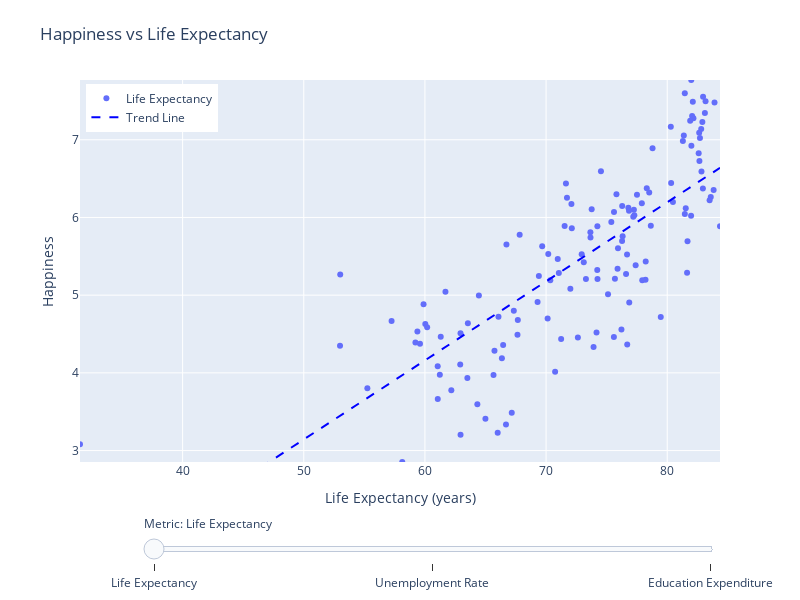

This figure's notebook cell:
### Markdown cell above
**Money does not buy happiness**

Economic wealth could explain some of the variation in national happiness. However, other societal indicators may offer different insights. To further investigate the what influences the way people perceive their happiness, we examined its relationship with education expenditure, unemployment rate, and life expectancy.

In the plot about Happiness vs Education Expenditure, there is a slight positive trend. Countries that allocate a higher percentage of their GDP to education generally report higher happiness levels according to the dataset. It suggests that investment in quality education contributes to societal well-being and happiness.

The plot about Happiness vs Unemployment Rate has a slight negative trendline: as unemployment increases, average happiness declines according to the dataset. This is a result in line with previous research like Winkelmann (2014), which found that unemployment consistently and significantly reduces life satisfaction and caused a reduction in the happiness score recorded, both due to economic insecurity and the psychological toll of uncertainty.

In the plot about Happiness vs Life Expectancy, a positive correlation can be read from the regression line. Countries where people live longer also tend to report higher happiness scores. This relationship is likely tied to broader indicators of public health and quality of life. As with education, longer life expectancy reflects better healthcare systems, better nutrition, and a better environments, all of this tends to go hand-in-hand with happiness.

### Code cell
import pandas as pd
import numpy as np
import plotly.graph_objects as go
from plotly.offline import init_notebook_mode, iplot

init_notebook_mode(connected=True)

df = pd.read_csv('final.csv')

df['Happiness_rank'] = df['Happiness'].rank(method='min', ascending=False).astype(int)
total_countries = df['Country'].nunique()

df_life = df.dropna(subset=['Life_expectancy', 'Happiness', 'Country', 'Happiness_rank'])
df_unemp = df.dropna(subset=['Unemployment_rate', 'Happiness', 'Country', 'Happiness_rank'])
df_edu = df.dropna(subset=['Edu_expenditure_pct', 'Happiness', 'Country', 'Happiness_rank'])

x_range_life = [df_life['Life_expectancy'].min(), df_life['Life_expectancy'].max()]
x_range_unemp = [df_unemp['Unemployment_rate'].min(), df_unemp['Unemployment_rate'].max()]
x_range_edu = [df_edu['Edu_expenditure_pct'].min(), df_edu['Edu_expenditure_pct'].max()]
y_range = [df['Happiness'].min(), df['Happiness'].max()]

def add_trend_trace(x, y, color, visible=True):
    x_vals = x.values
    y_vals = y.values
    slope, intercept = np.polyfit(x_vals, y_vals, 1)
    x_trend = np.linspace(min(x_vals), max(x_vals), 100)
    y_trend = slope * x_trend + intercept
    return go.Scatter(
        x=x_trend,
        y=y_trend,
        mode='lines',
        line=dict(color=color, dash='dash'),
        name='Trend Line',
        visible=visible,
        hoverinfo='skip'
    )

trace_life = go.Scatter(
    x=df_life['Life_expectancy'],
    y=df_life['Happiness'],
    mode='markers',
    name='Life Expectancy',
    visible=True,
    text=df_life['Country'],
    customdata=df_life['Happiness_rank'],
    hovertemplate=(
        "Country: %{text}<br>"
        f"Rank: %{{customdata}} out of {total_countries}<br>"
        "Life Expectancy: %{x:.1f} years<br>"
        "Happiness: %{y:.2f}<extra></extra>"
    )
)

trace_unemp = go.Scatter(
    x=df_unemp['Unemployment_rate'],
    y=df_unemp['Happiness'],
    mode='markers',
    name='Unemployment Rate',
    visible=False,
    text=df_unemp['Country'],
    customdata=df_unemp['Happiness_rank'],
    hovertemplate=(
        "Country: %{text}<br>"
        f"Rank: %{{customdata}} out of {total_countries}<br>"
        "Unemployment Rate: %{x:.1f}%<br>"
        "Happiness: %{y:.2f}<extra></extra>"
    )
)

trace_edu = go.Scatter(
    x=df_edu['Edu_expenditure_pct'],
    y=df_edu['Happiness'],
    mode='markers',
    name='Education Expenditure',
    visible=False,
    text=df_edu['Country'],
    customdata=df_edu['Happiness_rank'],
    hovertemplate=(
        "Country: %{text}<br>"
        f"Rank: %{{customdata}} out of {total_countries}<br>"
        "Education Expenditure: %{x:.2f}% of GDP<br>"
        "Happiness: %{y:.2f}<extra></extra>"
    )
)

trend_life = add_trend_trace(df_life['Life_expectancy'], df_life['Happiness'], 'blue', True)
trend_unemp = add_trend_trace(df_unemp['Unemployment_rate'], df_unemp['Happiness'], 'blue', False)
trend_edu = add_trend_trace(df_edu['Edu_expenditure_pct'], df_edu['Happiness'], 'blue', False)

fig = go.Figure(data=[
    trace_life, trace_unemp, trace_edu,
    trend_life, trend_unemp, trend_edu
])

steps = [
    dict(method='update', label='Life Expectancy',
         args=[{'visible': [True, False, False, True, False, False]},
               {'title': 'Happiness vs Life Expectancy',
                'xaxis': {'title': 'Life Expectancy (years)', 'range': x_range_life, 'fixedrange': True},
                'yaxis': {'title': 'Happiness', 'range': y_range, 'fixedrange': True}}]),
    dict(method='update', label='Unemployment Rate',
         args=[{'visible': [False, True, False, False, True, False]},
               {'title': 'Happiness vs Unemployment Rate',
                'xaxis': {'title': 'Unemployment Rate (%)', 'range': x_range_unemp, 'fixedrange': True},
                'yaxis': {'title': 'Happiness', 'range': y_range, 'fixedrange': True}}]),
    dict(method='update', label='Education Expenditure',
         args=[{'visible': [False, False, True, False, False, True]},
               {'title': 'Happiness vs Education Expenditure',
                'xaxis': {'title': 'Education Expenditure (% of GDP)', 'range': x_range_edu, 'fixedrange': True},
                'yaxis': {'title': 'Happiness', 'range': y_range, 'fixedrange': True}}])
]

fig.update_layout(
    sliders=[dict(
        active=0,
        currentvalue={'prefix': 'Metric: '},
        pad={'t': 50},
        steps=steps,
        len=0.9,
        x=0.1,
        xanchor='left'
    )],
    title="Happiness vs Life Expectancy",
    width=800,
    height=600,
    autosize=False,
    margin=dict(t=80, b=80, l=80, r=80),
    xaxis=dict(
        title=dict(text='Life Expectancy (years)', font=dict(size=14)),
        range=x_range_life,
        fixedrange=True,
        tickfont=dict(size=12)
    ),
    yaxis=dict(
        title=dict(text='Happiness', font=dict(size=14)),
        range=y_range,
        fixedrange=True,
        tickmode='linear',
        dtick=1,
        tickfont=dict(size=12),
    ),
    hoverlabel=dict(font=dict(size=12)),
    showlegend=True,
    legend=dict(
        font=dict(size=12),
        x=0.01, y=0.99,
        borderwidth=0
    )
)

iplot(fig)

### Figure 1 — Plotly figure (JSON) as saved in the notebook; plotly's stock layout.template omitted (floating-point values rounded to 4 significant figures; data arrays with more than 128 entries replaced by an {"elided": "..."} marker saying what was removed)
{"data": [{"customdata": {"elided": "133 int values"}, "hovertemplate": "Country: %{text}<br>Rank: %{customdata} out of 133<br>Life Expectancy: %{x:.1f} years<br>Happiness: %{y:.2f}<extra></extra>", "mode": "markers", "name": "Life Expectancy", "text": {"elided": "133 str values"}, "type": "scatter", "visible": true, "x": {"elided": "133 float values"}, "y": {"elided": "133 float values"}}, {"customdata": [1, 2, 3, 4, 5, 6, 7, 8, 9, 10, 11, 12, 13, 14, 15, 16, 17, 18, 19, 20, 21, 22, 23, 24, 25, 26, 27, 28, 29, 30, 31, 32, 33, 34, 36, 37, 38, 39, 40, 42, 43, 44, 45, 46, 48, 49, 50, 51, 52, 53, 54, 55, 56, 57, 58, 59, 60, 61, 62, 63, 64, 66, 68, 69, 70, 71, 72, 73, 74, 75, 76, 79, 81, 82, 83, 84, 86, 89, 90, 92, 93, 94, 95, 96, 98, 99, 100, 101, 102, 103, 104, 106, 109, 111, 112, 114, 116, 117, 118, 119, 123, 125, 127, 129], "hovertemplate": "Country: %{text}<br>Rank: %{customdata} out of 133<br>Unemployment Rate: %{x:.1f}%<br>Happiness: %{y:.2f}<extra></extra>", "mode": "markers", "name": "Unemployment Rate", "text": ["Finland", "Denmark", "Norway", "Iceland", "Netherlands", "Switzerland", "Sweden", "New Zealand", "Canada", "Austria", "Australia", "Costa Rica", "Israel", "Luxembourg", "United Kingdom", "Ireland", "Germany", "Belgium", "United States", "United Arab Emirates", "Malta", "Mexico", "France", "Chile", "Guatemala", "Saudi Arabia", "Qatar", "Spain", "Panama", "Brazil", "Uruguay", "Singapore", "El Salvador", "Italy", "Poland", "Uzbekistan", "Lithuania", "Colombia", "Slovenia", "Kosovo", "Argentina", "Romania", "Cyprus", "Ecuador", "Thailand", "Latvia", "Estonia", "Jamaica", "Mauritius", "Japan", "Honduras", "Kazakhstan", "Bolivia", "Hungary", "Paraguay", "Peru", "Portugal", "Pakistan", "Philippines", "Serbia", "Moldova", "Montenegro", "Croatia", "Dominican Republic", "Bosnia and Herzegovina", "Malaysia", "Belarus", "Greece", "Mongolia", "North Macedonia", "Nigeria", "Azerbaijan", "Lebanon", "Indonesia", "China", "Bhutan", "Bulgaria", "Jordan", "Benin", "South Africa", "Albania", "Cambodia", "Senegal", "Somalia", "Niger", "Burkina Faso", "Armenia", "Guinea", "Georgia", "Kenya", "Mauritania", "Tunisia", "Mali", "Sri Lanka", "Myanmar", "Ukraine", "Uganda", "Zambia", "Togo", "India", "Lesotho", "Zimbabwe", "Botswana", "Rwanda"], "type": "scatter", "visible": false, "x": [6.695, 5.018, 3.684, 3.507, 3.379, 4.394, 6.833, 4.109, 5.69, 4.56, 5.143, 10.81, 3.731, 5.592, 3.657, 4.95, 3.163, 5.364, 3.669, 2.331, 3.627, 3.477, 8.415, 7.493, 2.193, 5.636, 0.1, 14.11, 6.409, 11.94, 8.836, 3.1, 4.17, 9.952, 3.267, 8.98, 6.255, 10.28, 4.446, 25.07, 9.843, 3.912, 7.155, 3.812, 0.716, 6.312, 4.514, 4.987, 6.331, 2.351, 5.698, 4.8, 3.682, 3.419, 6.595, 3.379, 6.464, 4.83, 2.237, 10.39, 1.502, 15.13, 6.617, 6.356, 15.69, 3.26, 4.165, 17.05, 9.024, 17.41, 10.7, 5.0, 11.3, 3.59, 5.15, 2.72, 4.23, 16.8, 1.214, 28.47, 11.47, 0.499, 2.863, 18.83, 0.532, 1.56, 9.794, 5.018, 11.56, 5.014, 10.42, 17.15, 3.29, 4.67, 0.407, 8.194, 2.563, 5.538, 2.036, 6.51, 16.88, 7.373, 20.09, 11.24], "y": [7.769, 7.6, 7.554, 7.494, 7.488, 7.48, 7.343, 7.307, 7.278, 7.246, 7.228, 7.167, 7.139, 7.09, 7.054, 7.021, 6.985, 6.923, 6.892, 6.825, 6.726, 6.595, 6.592, 6.444, 6.436, 6.375, 6.374, 6.354, 6.321, 6.3, 6.293, 6.262, 6.253, 6.223, 6.182, 6.174, 6.149, 6.125, 6.118, 6.1, 6.086, 6.07, 6.046, 6.028, 6.008, 5.94, 5.893, 5.89, 5.888, 5.886, 5.86, 5.809, 5.779, 5.758, 5.743, 5.697, 5.693, 5.653, 5.631, 5.603, 5.529, 5.523, 5.432, 5.425, 5.386, 5.339, 5.323, 5.287, 5.285, 5.274, 5.265, 5.208, 5.197, 5.192, 5.191, 5.082, 5.011, 4.906, 4.883, 4.722, 4.719, 4.7, 4.681, 4.668, 4.628, 4.587, 4.559, 4.534, 4.519, 4.509, 4.49, 4.461, 4.39, 4.366, 4.36, 4.332, 4.189, 4.107, 4.085, 4.015, 3.802, 3.663, 3.488, 3.334]}, {"customdata": [1, 2, 3, 4, 5, 6, 7, 8, 9, 10, 11, 12, 13, 14, 15, 16, 17, 18, 19, 20, 21, 23, 24, 25, 27, 28, 29, 30, 31, 32, 33, 34, 35, 36, 37, 38, 40, 41, 43, 44, 45, 46, 47, 48, 49, 50, 51, 52, 53, 54, 55, 56, 57, 58, 59, 60, 61, 62, 63, 64, 67, 68, 69, 70, 71, 72, 73, 74, 76, 77, 78, 79, 79, 81, 82, 83, 84, 85, 86, 87, 88, 89, 90, 91, 92, 93, 94, 95, 97, 98, 99, 100, 101, 102, 103, 104, 105, 106, 107, 109, 110, 112, 113, 114, 115, 116, 117, 118, 119, 120, 122, 123, 124, 126, 127, 129, 130, 132], "hovertemplate": "Country: %{text}<br>Rank: %{customdata} out of 133<br>Education Expenditure: %{x:.2f}% of GDP<br>Happiness: %{y:.2f}<extra></extra>", "mode": "markers", "name": "Education Expenditure", "text": ["Finland", "Denmark", "Norway", "Iceland", "Netherlands", "Switzerland", "Sweden", "New Zealand", "Canada", "Austria", "Australia", "Costa Rica", "Israel", "Luxembourg", "United Kingdom", "Ireland", "Germany", "Belgium", "United States", "United Arab Emirates", "Malta", "France", "Chile", "Guatemala", "Qatar", "Spain", "Panama", "Brazil", "Uruguay", "Singapore", "El Salvador", "Italy", "Bahrain", "Poland", "Uzbekistan", "Lithuania", "Slovenia", "Nicaragua", "Argentina", "Romania", "Cyprus", "Ecuador", "Kuwait", "Thailand", "Latvia", "Estonia", "Jamaica", "Mauritius", "Japan", "Honduras", "Kazakhstan", "Bolivia", "Hungary", "Paraguay", "Peru", "Portugal", "Pakistan", "Philippines", "Serbia", "Moldova", "Tajikistan", "Croatia", "Dominican Republic", "Bosnia and Herzegovina", "Malaysia", "Belarus", "Greece", "Mongolia", "Nigeria", "Turkmenistan", "Algeria", "Morocco", "Azerbaijan", "Lebanon", "Indonesia", "China", "Bhutan", "Cameroon", "Bulgaria", "Ghana", "Nepal", "Jordan", "Benin", "Gabon", "South Africa", "Albania", "Cambodia", "Senegal", "Namibia", "Niger", "Burkina Faso", "Armenia", "Guinea", "Georgia", "Kenya", "Mauritania", "Mozambique", "Tunisia", "Bangladesh", "Mali", "Sierra Leone", "Myanmar", "Chad", "Ukraine", "Ethiopia", "Uganda", "Zambia", "Togo", "India", "Liberia", "Madagascar", "Lesotho", "Burundi", "Haiti", "Botswana", "Rwanda", "Tanzania", "Central African Republic"], "type": "scatter", "visible": false, "x": [6.417, 7.255, 7.865, 7.601, 5.16, 5.014, 7.639, 5.178, 4.773, 5.218, 5.509, 6.738, 6.041, 3.736, 5.261, 3.296, 5.116, 6.334, 4.957, 3.86, 4.899, 5.354, 5.626, 3.193, 2.804, 4.23, 3.093, 5.963, 4.628, 2.73, 3.387, 4.095, 2.385, 4.679, 6.295, 3.964, 4.892, 4.6, 4.772, 3.567, 5.213, 4.246, 6.728, 3.022, 4.436, 5.26, 5.164, 4.542, 3.155, 5.932, 3.354, 8.091, 4.225, 3.49, 3.822, 4.63, 2.215, 3.407, 3.616, 6.226, 5.484, 3.92, 4.043, 4.044, 3.98, 4.979, 3.586, 3.652, 0.3585, 3.121, 5.575, 5.003, 3.176, 2.6, 0.9644, 4.059, 4.51, 3.047, 4.199, 3.153, 3.486, 2.988, 2.965, 2.874, 5.912, 3.916, 2.826, 5.035, 9.323, 3.526, 5.407, 2.572, 1.858, 3.83, 5.374, 1.823, 6.286, 6.174, 1.681, 3.555, 7.447, 2.0, 2.372, 5.441, 4.481, 2.308, 4.418, 4.202, 3.897, 2.165, 3.013, 7.194, 5.347, 1.759, 8.399, 3.239, 3.597, 1.768], "y": [7.769, 7.6, 7.554, 7.494, 7.488, 7.48, 7.343, 7.307, 7.278, 7.246, 7.228, 7.167, 7.139, 7.09, 7.054, 7.021, 6.985, 6.923, 6.892, 6.825, 6.726, 6.592, 6.444, 6.436, 6.374, 6.354, 6.321, 6.3, 6.293, 6.262, 6.253, 6.223, 6.199, 6.182, 6.174, 6.149, 6.118, 6.105, 6.086, 6.07, 6.046, 6.028, 6.021, 6.008, 5.94, 5.893, 5.89, 5.888, 5.886, 5.86, 5.809, 5.779, 5.758, 5.743, 5.697, 5.693, 5.653, 5.631, 5.603, 5.529, 5.467, 5.432, 5.425, 5.386, 5.339, 5.323, 5.287, 5.285, 5.265, 5.247, 5.211, 5.208, 5.208, 5.197, 5.192, 5.191, 5.082, 5.044, 5.011, 4.996, 4.913, 4.906, 4.883, 4.799, 4.722, 4.719, 4.7, 4.681, 4.639, 4.628, 4.587, 4.559, 4.534, 4.519, 4.509, 4.49, 4.466, 4.461, 4.456, 4.39, 4.374, 4.36, 4.35, 4.332, 4.286, 4.189, 4.107, 4.085, 4.015, 3.975, 3.933, 3.802, 3.775, 3.597, 3.488, 3.334, 3.231, 3.083]}, {"hoverinfo": "skip", "line": {"color": "blue", "dash": "dash"}, "mode": "lines", "name": "Trend Line", "type": "scatter", "visible": true, "x": [31.53, 32.06, 32.6, 33.13, 33.66, 34.2, 34.73, 35.27, 35.8, 36.33, 36.87, 37.4, 37.93, 38.47, 39.0, 39.53, 40.07, 40.6, 41.13, 41.67, 42.2, 42.74, 43.27, 43.8, 44.34, 44.87, 45.4, 45.94, 46.47, 47.0, 47.54, 48.07, 48.61, 49.14, 49.67, 50.21, 50.74, 51.27, 51.81, 52.34, 52.87, 53.41, 53.94, 54.47, 55.01, 55.54, 56.08, 56.61, 57.14, 57.68, 58.21, 58.74, 59.28, 59.81, 60.34, 60.88, 61.41, 61.95, 62.48, 63.01, 63.55, 64.08, 64.61, 65.15, 65.68, 66.21, 66.75, 67.28, 67.81, 68.35, 68.88, 69.42, 69.95, 70.48, 71.02, 71.55, 72.08, 72.62, 73.15, 73.68, 74.22, 74.75, 75.29, 75.82, 76.35, 76.89, 77.42, 77.95, 78.49, 79.02, 79.55, 80.09, 80.62, 81.15, 81.69, 82.22, 82.76, 83.29, 83.82, 84.36], "y": [1.264, 1.318, 1.372, 1.426, 1.481, 1.535, 1.589, 1.644, 1.698, 1.752, 1.807, 1.861, 1.915, 1.969, 2.024, 2.078, 2.132, 2.187, 2.241, 2.295, 2.349, 2.404, 2.458, 2.512, 2.567, 2.621, 2.675, 2.729, 2.784, 2.838, 2.892, 2.947, 3.001, 3.055, 3.109, 3.164, 3.218, 3.272, 3.327, 3.381, 3.435, 3.489, 3.544, 3.598, 3.652, 3.707, 3.761, 3.815, 3.869, 3.924, 3.978, 4.032, 4.087, 4.141, 4.195, 4.25, 4.304, 4.358, 4.412, 4.467, 4.521, 4.575, 4.63, 4.684, 4.738, 4.792, 4.847, 4.901, 4.955, 5.01, 5.064, 5.118, 5.172, 5.227, 5.281, 5.335, 5.39, 5.444, 5.498, 5.552, 5.607, 5.661, 5.715, 5.77, 5.824, 5.878, 5.932, 5.987, 6.041, 6.095, 6.15, 6.204, 6.258, 6.312, 6.367, 6.421, 6.475, 6.53, 6.584, 6.638]}, {"hoverinfo": "skip", "line": {"color": "blue", "dash": "dash"}, "mode": "lines", "name": "Trend Line", "type": "scatter", "visible": false, "x": [0.1, 0.3865, 0.6731, 0.9596, 1.246, 1.533, 1.819, 2.106, 2.392, 2.679, 2.965, 3.252, 3.539, 3.825, 4.112, 4.398, 4.685, 4.971, 5.258, 5.544, 5.831, 6.117, 6.404, 6.691, 6.977, 7.264, 7.55, 7.837, 8.123, 8.41, 8.696, 8.983, 9.269, 9.556, 9.843, 10.13, 10.42, 10.7, 10.99, 11.28, 11.56, 11.85, 12.13, 12.42, 12.71, 12.99, 13.28, 13.57, 13.85, 14.14, 14.43, 14.71, 15.0, 15.29, 15.57, 15.86, 16.15, 16.43, 16.72, 17.01, 17.29, 17.58, 17.87, 18.15, 18.44, 18.73, 19.01, 19.3, 19.59, 19.87, 20.16, 20.44, 20.73, 21.02, 21.3, 21.59, 21.88, 22.16, 22.45, 22.74, 23.02, 23.31, 23.6, 23.88, 24.17, 24.46, 24.74, 25.03, 25.32, 25.6, 25.89, 26.18, 26.46, 26.75, 27.04, 27.32, 27.61, 27.89, 28.18, 28.47], "y": [6.068, 6.054, 6.04, 6.025, 6.011, 5.997, 5.982, 5.968, 5.954, 5.939, 5.925, 5.911, 5.896, 5.882, 5.868, 5.853, 5.839, 5.825, 5.81, 5.796, 5.782, 5.767, 5.753, 5.739, 5.724, 5.71, 5.696, 5.681, 5.667, 5.653, 5.638, 5.624, 5.609, 5.595, 5.581, 5.566, 5.552, 5.538, 5.523, 5.509, 5.495, 5.48, 5.466, 5.452, 5.437, 5.423, 5.409, 5.394, 5.38, 5.366, 5.351, 5.337, 5.323, 5.308, 5.294, 5.28, 5.265, 5.251, 5.237, 5.222, 5.208, 5.194, 5.179, 5.165, 5.15, 5.136, 5.122, 5.107, 5.093, 5.079, 5.064, 5.05, 5.036, 5.021, 5.007, 4.993, 4.978, 4.964, 4.95, 4.935, 4.921, 4.907, 4.892, 4.878, 4.864, 4.849, 4.835, 4.821, 4.806, 4.792, 4.778, 4.763, 4.749, 4.735, 4.72, 4.706, 4.692, 4.677, 4.663, 4.648]}, {"hoverinfo": "skip", "line": {"color": "blue", "dash": "dash"}, "mode": "lines", "name": "Trend Line", "type": "scatter", "visible": false, "x": [0.3585, 0.449, 0.5396, 0.6301, 0.7207, 0.8112, 0.9018, 0.9923, 1.083, 1.173, 1.264, 1.354, 1.445, 1.536, 1.626, 1.717, 1.807, 1.898, 1.988, 2.079, 2.169, 2.26, 2.35, 2.441, 2.532, 2.622, 2.713, 2.803, 2.894, 2.984, 3.075, 3.165, 3.256, 3.346, 3.437, 3.528, 3.618, 3.709, 3.799, 3.89, 3.98, 4.071, 4.161, 4.252, 4.343, 4.433, 4.524, 4.614, 4.705, 4.795, 4.886, 4.976, 5.067, 5.157, 5.248, 5.339, 5.429, 5.52, 5.61, 5.701, 5.791, 5.882, 5.972, 6.063, 6.153, 6.244, 6.335, 6.425, 6.516, 6.606, 6.697, 6.787, 6.878, 6.968, 7.059, 7.149, 7.24, 7.331, 7.421, 7.512, 7.602, 7.693, 7.783, 7.874, 7.964, 8.055, 8.145, 8.236, 8.327, 8.417, 8.508, 8.598, 8.689, 8.779, 8.87, 8.96, 9.051, 9.141, 9.232, 9.323], "y": [4.678, 4.698, 4.717, 4.737, 4.756, 4.776, 4.796, 4.815, 4.835, 4.854, 4.874, 4.893, 4.913, 4.933, 4.952, 4.972, 4.991, 5.011, 5.03, 5.05, 5.07, 5.089, 5.109, 5.128, 5.148, 5.167, 5.187, 5.206, 5.226, 5.246, 5.265, 5.285, 5.304, 5.324, 5.343, 5.363, 5.383, 5.402, 5.422, 5.441, 5.461, 5.48, 5.5, 5.52, 5.539, 5.559, 5.578, 5.598, 5.617, 5.637, 5.657, 5.676, 5.696, 5.715, 5.735, 5.754, 5.774, 5.794, 5.813, 5.833, 5.852, 5.872, 5.891, 5.911, 5.931, 5.95, 5.97, 5.989, 6.009, 6.028, 6.048, 6.068, 6.087, 6.107, 6.126, 6.146, 6.165, 6.185, 6.204, 6.224, 6.244, 6.263, 6.283, 6.302, 6.322, 6.341, 6.361, 6.381, 6.4, 6.42, 6.439, 6.459, 6.478, 6.498, 6.518, 6.537, 6.557, 6.576, 6.596, 6.615]}], "layout": {"autosize": false, "height": 600, "hoverlabel": {"font": {"size": 12}}, "legend": {"borderwidth": 0, "font": {"size": 12}, "x": 0.01, "y": 0.99}, "margin": {"b": 80, "l": 80, "r": 80, "t": 80}, "showlegend": true, "sliders": [{"active": 0, "currentvalue": {"prefix": "Metric: "}, "len": 0.9, "pad": {"t": 50}, "steps": [{"args": [{"visible": [true, false, false, true, false, false]}, {"title": "Happiness vs Life Expectancy", "xaxis": {"fixedrange": true, "range": [31.53, 84.36], "title": "Life Expectancy (years)"}, "yaxis": {"fixedrange": true, "range": [2.853, 7.769], "title": "Happiness"}}], "label": "Life Expectancy", "method": "update"}, {"args": [{"visible": [false, true, false, false, true, false]}, {"title": "Happiness vs Unemployment Rate", "xaxis": {"fixedrange": true, "range": [0.1, 28.47], "title": "Unemployment Rate (%)"}, "yaxis": {"fixedrange": true, "range": [2.853, 7.769], "title": "Happiness"}}], "label": "Unemployment Rate", "method": "update"}, {"args": [{"visible": [false, false, true, false, false, true]}, {"title": "Happiness vs Education Expenditure", "xaxis": {"fixedrange": true, "range": [0.3585, 9.323], "title": "Education Expenditure (% of GDP)"}, "yaxis": {"fixedrange": true, "range": [2.853, 7.769], "title": "Happiness"}}], "label": "Education Expenditure", "method": "update"}], "x": 0.1, "xanchor": "left"}], "title": {"text": "Happiness vs Life Expectancy"}, "width": 800, "xaxis": {"fixedrange": true, "range": [31.53, 84.36], "tickfont": {"size": 12}, "title": {"font": {"size": 14}, "text": "Life Expectancy (years)"}}, "yaxis": {"dtick": 1, "fixedrange": true, "range": [2.853, 7.769], "tickfont": {"size": 12}, "tickmode": "linear", "title": {"font": {"size": 14}, "text": "Happiness"}}}}
